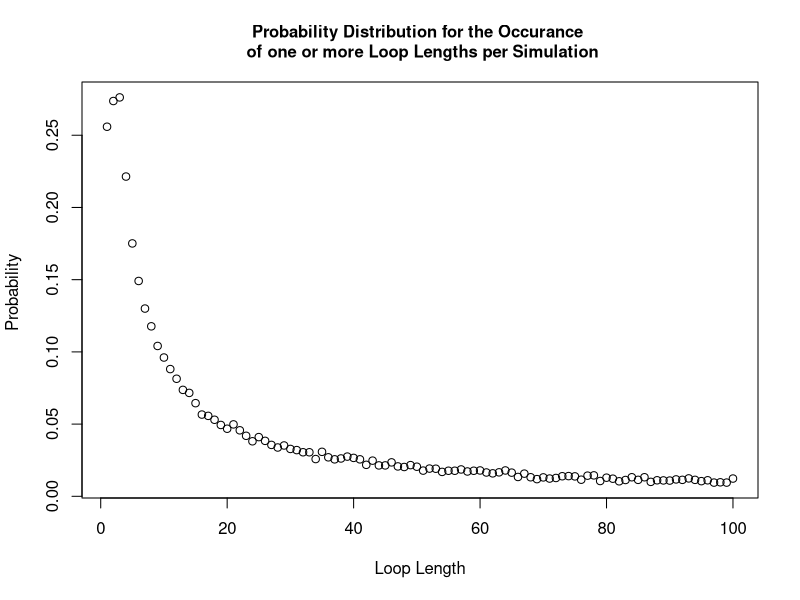

The R source for this figure:
#### Team Members:
# Fatima Kasenally (S2443602); Wenqi Ni (s1792412); Cameron Allan (S1748084)

#### address of github repo:
#https://github.com/niwq15/SP-Group-7-A2


#### Contributions

# Functions we each made versions of:
# Cameron - Strategy3, unused alternatives to each strategy using arrays, Pone, Pall optimization, unused dloop
# Wenqi - Strategy1, Strategy2, Strategy3, Pone, Pall, dloop 
# Fatima - Strategy2, Pone, Pall, dloop 

# each of us should add more here. we can say what we have done, involving different versions of functions above

# Wenqi created the final versions of the functions Strategy 1, Strategy 2, Pone, 
# and the probability of no loop longer than 50 in a random reshuffling of cards to boxes
# 


# Cameron added if statement to speed up the Pall function


# Other Tasks: (correct your own)
# Cameron - optimising stuff and array stuff
# Wenqi - Q3 - Q6 stuff 
# Fatima - Q3 - Q6 stuff 




#### Overview 
# This file holds the self-contained code to use stochastic simulation to study a generalised version of the famous '100 Prisoners Problem' 
# The problem is defined as follows: 
# Consider a prison containing 2n prisoners, each with a unique identification number ranging from 1 to 2n. 
# The prison has a room with 2n boxes, each uniquely numbered from 1 to 2n and each containing a single card. 
# These cards are each labelled with a unique number between 1 and 2n. 
# Each prisoner is allowed to open n boxes to find the card with their number.
# If all 2n prisoners successfully find their cards then they all go free. 
# After their turn,the prisoners are not allowed to communicate any new information from the boxes 
# to prisoners who have yet to take their turn.
# The room is returned to its original state after each prisoner’s go. 

# Firstly, we will show 3 strategies for the prisoners, then create a 'Pone' function to estimate 
# the probability of a single prisoner successfully finding their number, then use a 'Pall' function to 
# calculate the probability of all the prisoners finding their numbers. 
# Based on the results of the individual and joint success probabilities using different strategies, 
# we will give some comments about which strategy has the highest success probabilities for 
# both individuals and the collective. 

## Each function expressing the different strategies for opening boxes to find cards will require the same 
## input parameters : n,k,cards_num. Where n parameterises the 2n number of boxes, prisoner and cards in our problem.
## k is the prisoner's number and cards_num represents the random orders of cards placed in boxes. 
## [As the boxes and cards comfiguration must remain the same between prisoner trials it cannot
## be defined within the function and must be called on and externally defined.] ?
## Uniform input parameters allows the implemented strategy to be variable in each simulation as each strategy 
## function is interchangable. This is required by functions 'Pone' and 'Pall'


## Strategy 1:
## Each prisoner with their number 'b' starts at the p-th box whose number on the card is k
## If k is not equal to b, then the prisoner goes to box number k and opens it
## The process will be repeated until they have either found the card with number p or opened n boxes without finding it

## Prisoner 'k' uses Strategy 1 to find their number amoungst '2n' boxes 'cards_num'
## where 'cards_num' is a order of card numbers
Strategy1 <- function(n,k,cards_num) {
  #create an empty vector to store card numbers as they are read
  cards_picked <- rep(0, n) # the prisoner can read at most n cards
  cards_picked[1] <- cards_num[k] # start at the box with his number (k) on it 
  #for each of the remaining steps, first check if he has found his card number
  #if so, he will stop; if not, he will continue to read cards
  for (b in 2:n) {
    if (cards_picked[b-1] == k) {#if the prisoner k has found his number
      return(TRUE) #yes the prisoner has successfully found his card
      break # stop here and the prisoner will not open other boxes
    } else {#otherwise prisoner will open another box with the number of the last card
      cards_picked[b] <- cards_num[cards_picked[b-1]]
    }
  }
  #check whether he finds his number in the final step
  if (cards_picked[n] != k) { #if the final number is not his number
    return(FALSE) #prisoner has failed to find his card
  } else {#if the final number is equal to his number
    return(TRUE) #prisoner has successfully found his card
  }
}



## Strategy 2:
## This strategy follows an identicle procedure to strategy 1, except that the starting box is randombly selected
## The prisoner uses the card number in each box to pick his next box to open.
## The prisoner can open at most n boxes in order to find the card with their number on it

## Prisoner 'k' uses Strategy 2 to find their number amoungst '2n' boxes 'cards_num'
Strategy2 <- function(n,k,cards_num) {
  #create an empty vector to store card numbers that have been read
  cards_picked <- rep(0, n) # the prisoner can read at most n cards
  cards_picked[1] <- sample(cards_num,1)# start at a randomly selected box 
  #for each of the remaining steps, firstly check whether he has found him number card
  #if so, he will stop; if not, he will continue to read cards
  for (b in 2:n) {
    if (cards_picked[b-1] == k) {#if the prisoner k has found his number
      return(TRUE)
      break #stop here and the prisoner will not open other boxes
    } else {#otherwise prisoner will open the box with number k
      cards_picked[b] <- cards_num[cards_picked[b-1]]
    }
  }
  #check whether he finds his number in the final step
  if (cards_picked[n] != k) { #if the final number is not his number
    return(FALSE)
  } else {#if the final number is equal to his number
    return(TRUE)
  }
} #The function reutrns TRUE/FALSE expressing that the prisoner has FOUND/FAILED TO FIND his card 

## In Strategy 1 and Strategy 2, we use the idea that once prionsers find their numbers, they will stop
## We use 'break' to save the running time
## In Strategy 3, we show another idea of selecting n card numbers and then checking whether k is inside

## Strategy 3:
## In this strategy the prisoner opens n boxes at random, without replacement (check !!)
## The prisoner will open n different boxes

## Prisoner 'k' uses Strategy 3 to find their number amoungst '2n' boxes 'cards_num'
Strategy3 <- function(n,k,cards_num){ 
  cards_picked <- sample(cards_num,n,replace=FALSE) # Randomly select n boxes from cards_num to open
  any(k == cards_picked) # check whether the prisoner's number appears in the selected card_num
} # End function



## 'Pone' is a function which estimates the probability of a prisoner,k, successfully finding their card number (k)
## within the n tries amoungst 2n boxes (cards_num) in nreps simulated trials, using any one of the available strategies encoded above

Pone <- function(n,k,strategy,nreps) {
  # create an empty vector to store the outsome of each simulation as 1/0 = Success/ Failure to find his card
  success <- rep(0, nreps)
  for (i in 1:nreps) {
    # simulate the random order of card numbers
    cards_num <- sample(1:(2*n), 2*n, replace=FALSE)
    success[i] <- strategy(n,k,cards_num)
  }
  # return the frequentist probability of success as: 
  # total number of simulated successes / total number of simulations
  return(sum(success)/nreps)
}

## 'Pall' is a function to find the probability of all the 2n prisoners finding their cards in a single simulation
## and thus being able to escape. All prisoners must use the same strategy and the probability 
## is calculated by analysing the results from nreps simulated trials 

Pall <- function(n,strategy,nreps) {
  #create a vector to record the result of each simulation with default values of 1s
  num_success <- rep(1,nreps)
  for (i in 1:nreps) {#for each simulation
    #generate a random order of card numbers
    cards_num <- sample(1:(2*n), 2*n, replace=FALSE)
    #use the strategies to calculate whether each prisoner can find their correct number within n times
    for (k in 1:(2*n)) {
      result <- strategy(n,k,cards_num) # save the result of strategy for the k-th prisoner
      num_success[i] <- num_success[i] * result # if result is 1 keep 1 in the vector. If 0 change to 0.
      if (result == 0){ # stop if any prisoner does not escape, this cuts down simulation run-time
        break
      }
    }
  }
  # return the frequentist probability as: total number of simulated successes / total number of simulated trials
  return(sum(num_success)/nreps)
}

### Sample Results ###

### individual prisoner probabilities: 
### Pone takes args: n,k,strategy,nreps

Pone(5,5,Strategy1,10000)
Pone(50,50,Strategy1,10000)
# one prisoner & strategy 1: prob success ~ 50%  (for all n)

Pone(5,5,Strategy2,10000)
Pone(50,50,Strategy2,10000)
# one prisoner & strategy 2: prob success ~40%  (n=5) ~37%  (n>50)

Pone(5,5,Strategy3,10000)
Pone(50,50,Strategy3,10000)
# one prisoner & strategy 3: prob success ~50%  (for all n)

### joint probabilities for all prisoners as a collective:  
### Pall takes args: n,strategy,nreps


Pall(5,Strategy1,10000)
Pall(50,Strategy1,10000)
#10 prisoners & strategy 1: prob success ~35% (n=5)
#100 prisoners & strategy 1: prob success ~30% (n=50)

Pall(5,Strategy2,10000)
Pall(50,Strategy2,10000)
#10 prisoners & strategy 2: prob success ~0.01%  (n=5)
#100 prisoners & strategy 2: prob success ~0% (smaller than precision)  (n=50)

Pall(5,Strategy3,10000)
Pall(50,Strategy3,10000)
#10 prisoners & strategy 3: prob success ~1%  (n=5)
#100 prisoners & strategy 3: prob success ~0% (smaller than precision) (n=50)


## Remarks

## Strategy 1 and Strategy 3 have similar individual success probabilities of 50%. 
## Strategy 1 has much higher joint success probability of above 30%, while Strategy 3 only has 0%.
## It demonstrates that there is something intelligent in Strategy 1's design.
## Strategy 2 has a lower marginal probability for success than the others, and a joint probability close to 0. 

## More explanations
## For Strategy 1, consider the distribution of maximum loop lengths amoungst the boxes and cards. The cycle of box and card numbers 
## must eventually return the prisoner to open a box with his card number inside if he is allowed to open as many boxes as he wants, 
## as the numbers used are continuous (integers) and finite. Thus, the high joint success probability can be calculated as the cumulative 
## probability of the maximum loop length being less than n, which we have determined to be approximately 30%

## For Strategy 2,  the marginal probability is lower than 50% because the conditions for the prisoner's success are 1.the prisoner 
## select the correct loop with his card in it at random; 2.the loop he picks must also be shorter than n. 
## Our results show that the probability is about 37-40% (varies with n). The joint probability tends to 0 for the similar reason as strategy 3.

## For Strategy 3, the probability of finding their card every time they open a box is 1/2n and if he opens n boxes at random the 
## probability of finding his card is n/2n (=50%). For 2n prisoners all finding their cards in a simulation we multiply the independent 
## marginal probabilities to produce a joint probability of (0.5)^(2n), which tends to 0 as n increases. 



## dloop is a function which returns the probability distribution for the loop lengths occurring in a simulation 
## It takes the parameters n (to create 2n boxes) and nreps (to analyse the results of nreps simulations).
## The dloop function will return a 2n-vector, 'prob_vec_y', and prob_vec_y[i] shows the probability of loop length of i 
## occurring at least once in a random shuffling of cards to boxes.

dloop <- function(n, nreps) {
  each_loop_lengths <- c() #list to store the loop lengths generated by all simulations
  
  for (i in 1:nreps){ 
    #simulate a new set of boxes for each simulation
    cards_num <- sample(1 : (2*n), 2*n , replace=FALSE) 
    #store a list of closed boxes in each simulation
    unopened_boxes <- 1:(2*n)
    
    #store the unique loop lengths generated from each simulation 
    new_loop_lengths <- c()
    
    #scan for loops, (while more than 2 boxes are still closed, indexing breaks down for smaller loops)
    while (length(unopened_boxes) > 2 ){
      #pick the smallest number unopened box and store the value of the card inside 
      cards_picked <- cards_num[unopened_boxes[1]]
      
      #pick your next box according to your last card and scan each closed loop
      for (b in 2:length(unopened_boxes)){ #max loop length is the number of closed boxes
        #store the number of the latest card
        cards_picked <- c(cards_picked, cards_num[cards_picked[b-1]])
      }#end for 
      
      
      #scanning the last 2 boxes
      if (length(unopened_boxes) == 2 && cards_num[unopened_boxes[1]] == unopened_boxes[2]) {
        #we have found a 2 item long loop 
        new_loop_lengths <- c(new_loop_lengths, 2) 
      } else if ((length(unopened_boxes) == 2) && (cards_num[unopened_boxes[1]] == unopened_boxes[1])) {
        #we have found one or more loops with length 1
        new_loop_lengths <- c(new_loop_lengths, 1) 
      }
      
      #add your new loop length to your list 
      new_loop_lengths <- c(new_loop_lengths, length(unique(cards_picked))) 
      
      #remove the boxes opened 
      unopened_boxes <- setdiff(unopened_boxes,unique(cards_picked))
    } #end while 
    
    #store the uniquely occuring loop lengths from each simulation in a global simulation list 
    each_loop_lengths <- c(each_loop_lengths, unique(new_loop_lengths))
    
    
  } #end for 
  prob_vec_y <- tabulate(each_loop_lengths)/nreps #probability vector for the occurrence of each type of loop length 
  #function outputs the probability distribution 
  return(prob_vec_y)
  
}#end function




#testing the distribution for n=50
n = 50 
#variable storing our probability distribution using function dloop
prob_vec <- dloop(n, 10000)

##plotting the probability distribution
#create an x axis 
x_axis <- 1:length(prob_vec)
plot(x_axis, prob_vec, xlab = "Loop Length", ylab = "Probability ", main = "Probability Distribution for the Occurance \n of one or more Loop Lengths per Simulation", cex.main = 1)

#output the probability distribution vector: 
cat("your probability vector for producing at least one loop of length i: \n", prob_vec, "\n")

## For loop lengths greater than n only one may occur at a time as the total loop lengths must sum to 2n. 
## Therefore P(loop length >n occurs at least once ) == P(loop length >n occurs once ) and is mutually exclusive with 
## all other loop lengths >n . If we take 1-sum(p(loop length >n)) we are left with the probability of no loops longer
## than n occuring in the simulation. In this case Strategy 1 is guaranteed success. 

cat( "Probability of Strategy 1 succeeding: \n", 1 - sum(prob_vec[(n+1):(2*n)]), "\n this is also the probability of the maximum loop length being no more than n")
